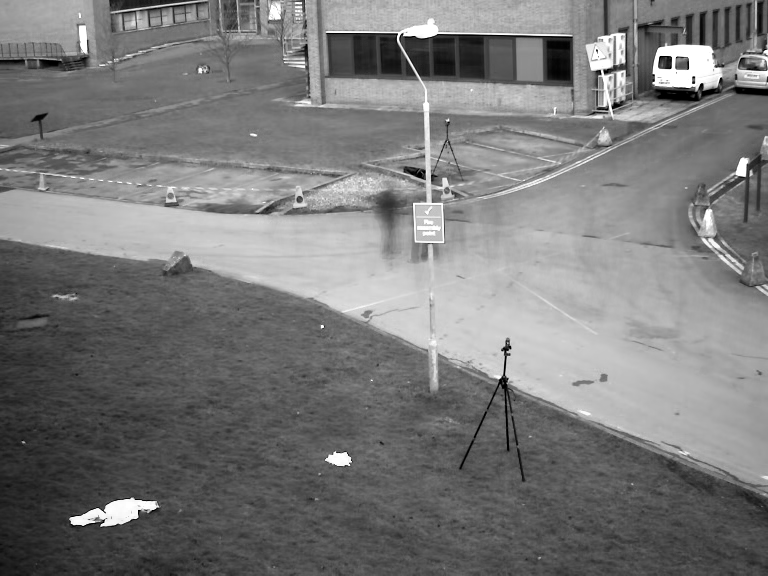
#> input picture data/가메출판-김동근-opencv-python-2nd/data/avg_gray.png, 768 x 576 px
$ python 1002.py
#> lines starting #> are read from the running program, lines starting #| are printed output that depends on the picture; pictures that were not available may be replaced by others from this repository, and a replacement may not be noted
# 1002.py
import cv2
import numpy as np

#1
cap = cv2.VideoCapture('./data/vtest.avi')
if (not cap.isOpened()):
     print('Error opening video')

height, width = (int(cap.get(cv2.CAP_PROP_FRAME_HEIGHT)),
              int(cap.get(cv2.CAP_PROP_FRAME_WIDTH)))

TH      = 40  # binary threshold
AREA_TH = 80 # area   threshold
bkg_gray= cv2.imread('./data/avg_gray.png', cv2.IMREAD_GRAYSCALE)
#> bkg_gray is the input picture: shape (576, 768); min 0, max 255, mean 121.2
bkg_bgr = cv2.imread('./data/avg_bgr.png')
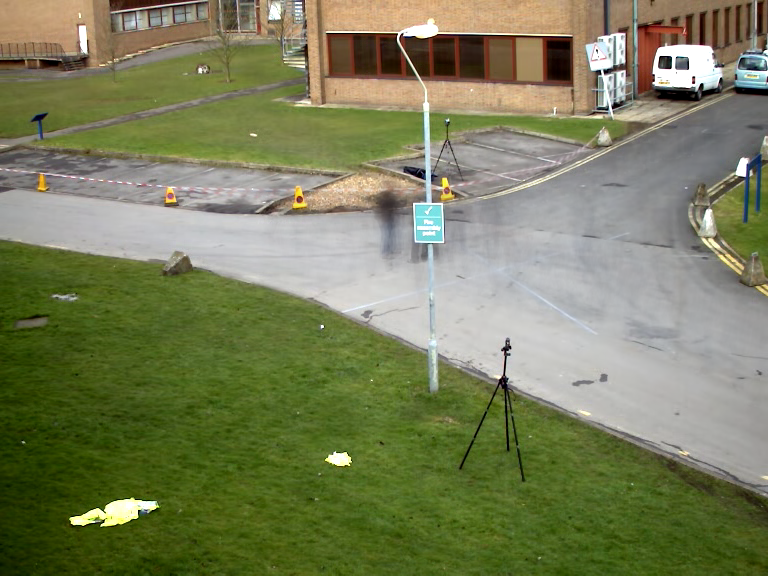
#> input picture data/가메출판-김동근-opencv-python-2nd/data/avg_bgr.png, 768 x 576 px
#> bkg_bgr is the input picture: shape (576, 768, 3); mean B, G, R 90.4, 126.8, 121.9

mode = cv2.RETR_EXTERNAL
method = cv2.CHAIN_APPROX_SIMPLE

#2
t = 0
while True:
    ret, frame = cap.read()
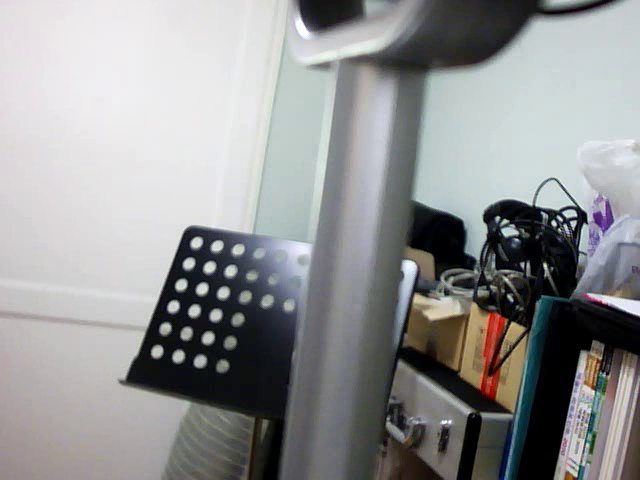
#> input picture frame 15 of data/가메출판-김동근-opencv-python-2nd/data/record0.avi, 640 x 480 px, given in place of vtest.avi, which was not available
#> frame is the input picture: shape (480, 640, 3); mean B, G, R 147.7, 147.3, 146.5
    if not ret:
        break
    t+=1
    print('t =', t)
    gray = cv2.cvtColor(frame, cv2.COLOR_BGR2GRAY)
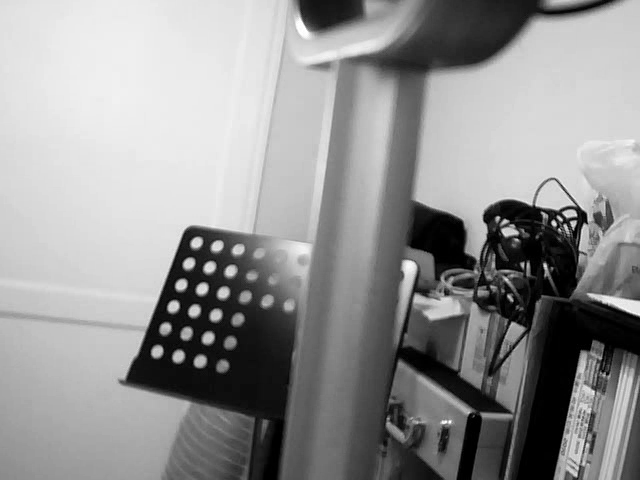
#> gray: shape (480, 640); min 0, max 255, mean 147.1

#2-1
#> (the run stopped early here; a loop or call above may not have finished)
